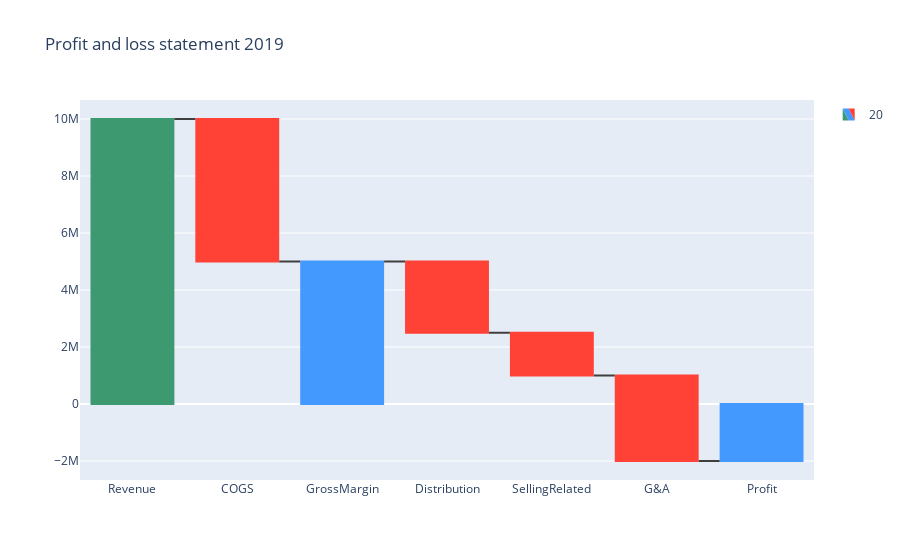

Here is the notebook cell this chart was saved with:
### Code cell
plwaterfall(plfile)

### Figure 1 — Plotly figure (JSON) as saved in the notebook; plotly's stock layout.template omitted (floating-point values rounded to 4 significant figures)
{"data": [{"connector": {"line": {"color": "rgb(63, 63, 63)"}}, "measure": ["relative", "relative", "total", "relative", "relative", "relative", "total"], "name": "20", "orientation": "v", "type": "waterfall", "x": ["Revenue", "COGS", "GrossMargin", "Distribution", "SellingRelated", "G&A", "Profit"], "y": [10000000, -5000000, 5000000, -2500000, -1500000, -3000000, -2000000]}], "layout": {"showlegend": true, "title": {"text": "Profit and loss statement 2019"}}}
